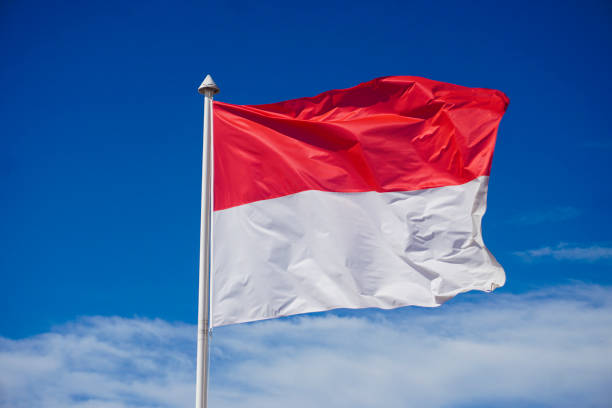
#> input picture Assignment1/indo.jpg, 612 x 408 px
$ python Ass1_Task3.py
#> lines starting #> are read from the running program, lines starting #| are printed output that depends on the picture; after the words box and inside, x2 and y2 are one past the last pixel; in counts of white or black regions, pixels touching at a corner belong together
from PIL import Image
import numpy as np

# Function to determine the dominant color of a region
def get_dominant_color(image_np, threshold=100):
    red_channel = image_np[:, :, 0]
    green_channel = image_np[:, :, 1]
    blue_channel = image_np[:, :, 2]

    # Define red and white pixel ranges
    red_pixels = (red_channel > threshold) & (green_channel < threshold) & (blue_channel < threshold)
    white_pixels = (red_channel > threshold) & (green_channel > threshold) & (blue_channel > threshold)

    # Count red and white pixels
    red_count = np.sum(red_pixels)
    white_count = np.sum(white_pixels)

    if red_count > white_count:
        return 'red'
    else:
        return 'white'

# Main function to determine the flag type
def is_indonesia_or_poland_flag(image_path):
    # Open the image and convert it to RGB
#> called with image_path = 'indo.jpg'
    image = Image.open(image_path).convert("RGB")
#> image is the input picture: PIL image 612x408 RGB; mean R, G, B 84.5, 107.5, 161.6
    width, height = image.size
#> width = 612; height = 408

    # Split the image into top and bottom halves
    top_half = image.crop((0, 0, width, height // 2))
    bottom_half = image.crop((0, height // 2, width, height))
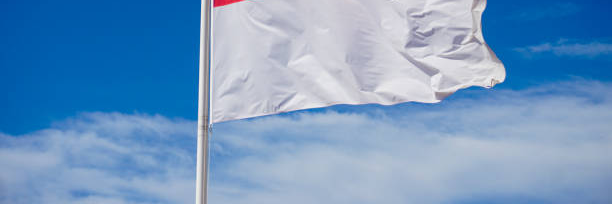
#> bottom_half: PIL image 612x204 RGB; mean R, G, B 115.1, 154.2, 194.2

    # Convert to NumPy arrays for color analysis
    top_half_np = np.array(top_half)
    bottom_half_np = np.array(bottom_half)

    # Detect the dominant color of the top and bottom halves
    top_half_color = get_dominant_color(top_half_np)
#> in get_dominant_color, `red_pixels = (red_channel > threshold) & (green_channel < threshold) &..`:
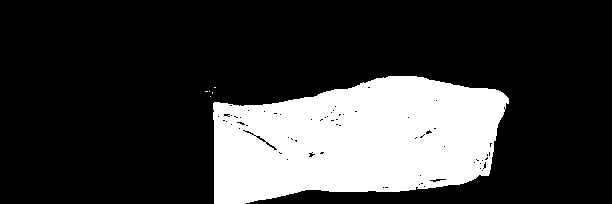
#> red_pixels: shape (204, 612) bool; 22.9% white; 6 white regions (5 under 20 px), largest, box (x1, y1, x2, y2) and area: (213, 76, 509, 204) 28535
#> in get_dominant_color, `white_pixels = (red_channel > threshold) & (green_channel > threshold)..`:
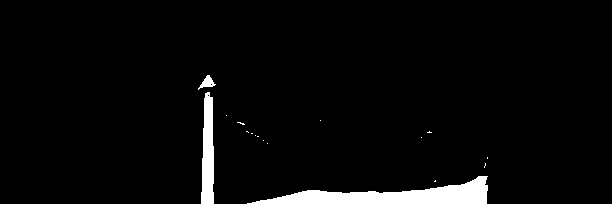
#> white_pixels: shape (204, 612) bool; 3.6% white; 17 white regions (14 under 20 px), largest, box (x1, y1, x2, y2) and area: (247, 176, 488, 204) 3151, (201, 92, 214, 204) 1168, (198, 75, 216, 90) 119
#> in get_dominant_color, `red_count = np.sum(red_pixels)`: red_count = 28544
#> in get_dominant_color, `white_count = np.sum(white_pixels)`: white_count = 4478
#> top_half_color = 'red'
    bottom_half_color = get_dominant_color(bottom_half_np)
#> call 2 of get_dominant_color, with threshold = 100
#> in get_dominant_color (call 2), `red_channel = image_np[:, :, 0]`:
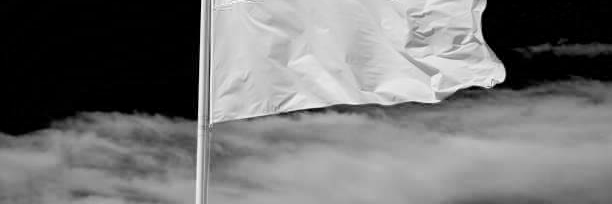
#> red_channel: shape (204, 612); min 0, max 255, mean 115.1
#> in get_dominant_color (call 2), `green_channel = image_np[:, :, 1]`:
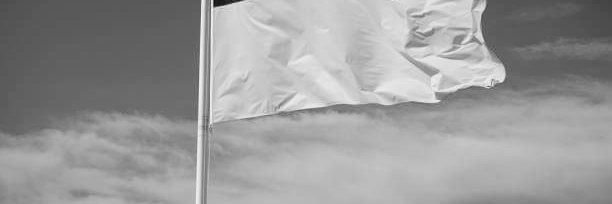
#> green_channel: shape (204, 612); min 18, max 245, mean 154.2
#> in get_dominant_color (call 2), `blue_channel = image_np[:, :, 2]`:
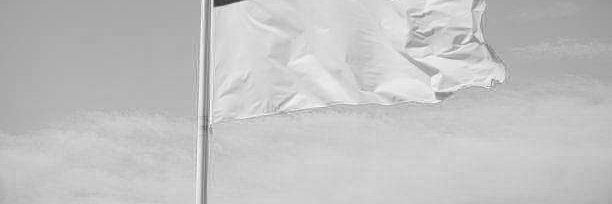
#> blue_channel: shape (204, 612); min 54, max 255, mean 194.2
#> in get_dominant_color (call 2), `red_pixels = (red_channel > threshold) & (green_channel < threshold) &..`: red_pixels: shape (204, 612) bool; 0.09% white; 4 white regions (3 under 20 px), largest, box (x1, y1, x2, y2) and area: (214, 0, 241, 6) 105
#> in get_dominant_color (call 2), `white_pixels = (red_channel > threshold) & (green_channel > threshold)..`:
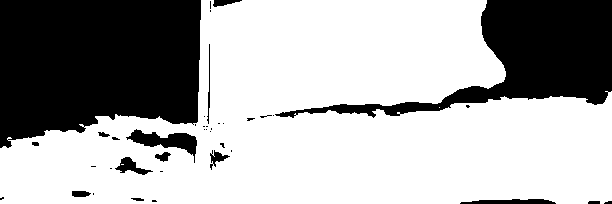
#> white_pixels: shape (204, 612) bool; 66.9% white; 40 black regions (26 under 20 px), largest, box (x1, y1, x2, y2) and area: (0, 0, 201, 148) 25212, (275, 0, 612, 118) 13791, (126, 129, 197, 163) 887
#> in get_dominant_color (call 2), `red_count = np.sum(red_pixels)`: red_count = 108
#> in get_dominant_color (call 2), `white_count = np.sum(white_pixels)`: white_count = 83486
#> bottom_half_color = 'white'

    # Determine the flag based on color dominance
    if top_half_color == 'red' and bottom_half_color == 'white':
        return "This is the flag of Indonesia."
    elif top_half_color == 'white' and bottom_half_color == 'red':
        return "This is the flag of Poland."

# Main execution
if __name__ == "__main__":
    image_path = "indo.jpg"
    result = is_indonesia_or_poland_flag(image_path)
    print(result)
